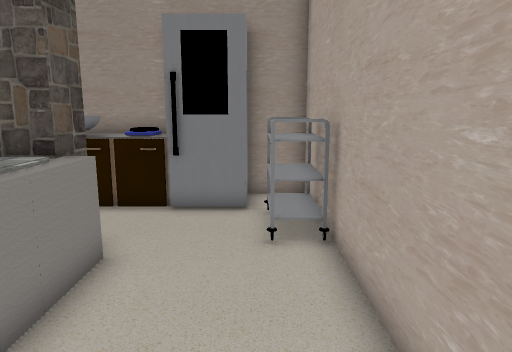
View 1 (above)

12 first-person views from a walk through a Unity game level. The camera is 1.4 m above the floor, tilts 10° down and sees 70° across. The floor is counted in squares, 0.5 m on a side. Each view is taken from the middle of a square. On the plan, view 1 faces up. The plan holds only what a view shows up to about 20 squares ahead; the rest is blank. The place goes on beyond the plan. The player character is not drawn. Some surface patterns are stand-ins.

View 2
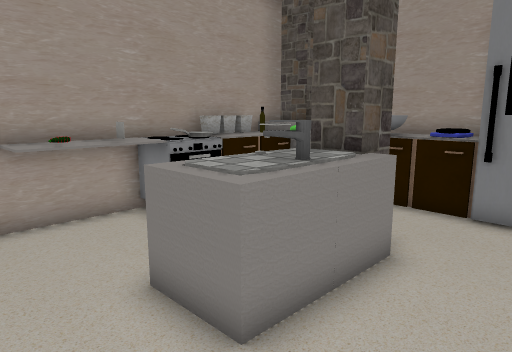

View 3
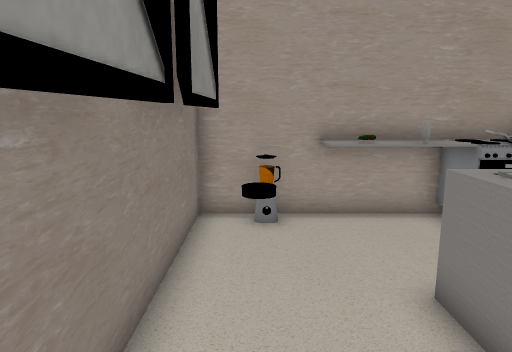

View 4
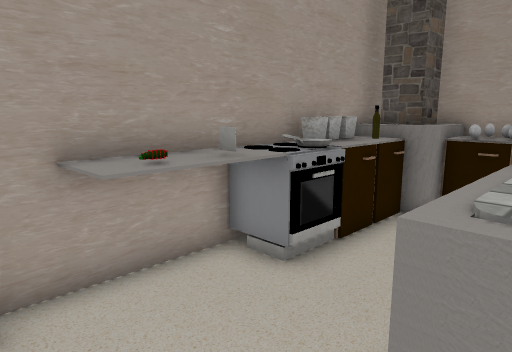

View 5
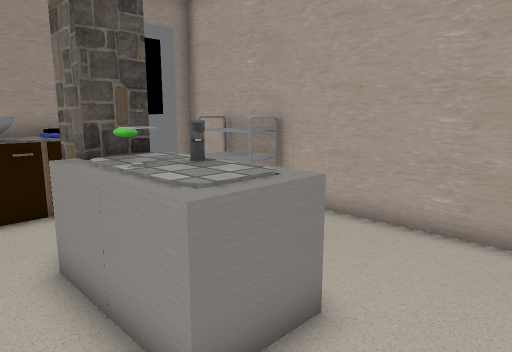

View 6
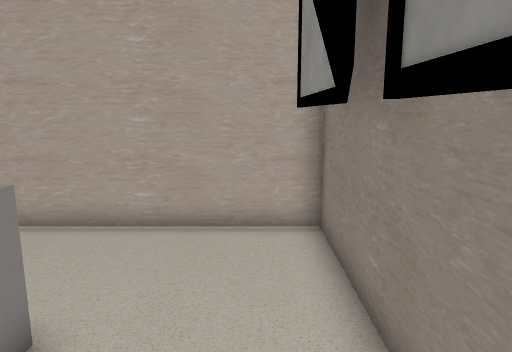

View 7
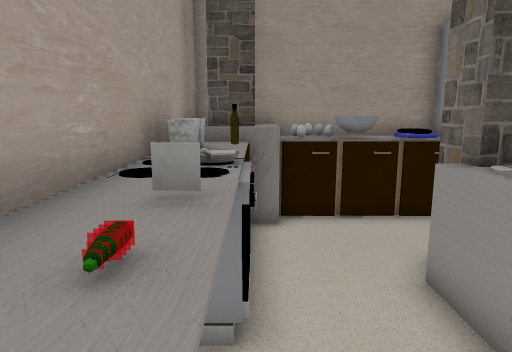

View 8
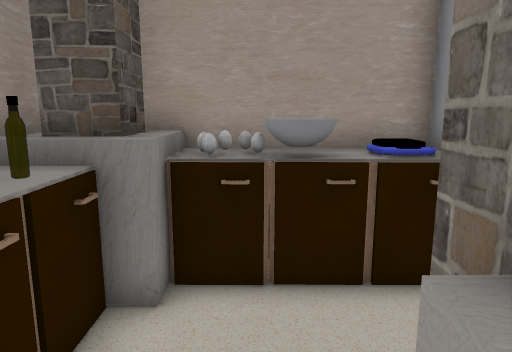

View 9
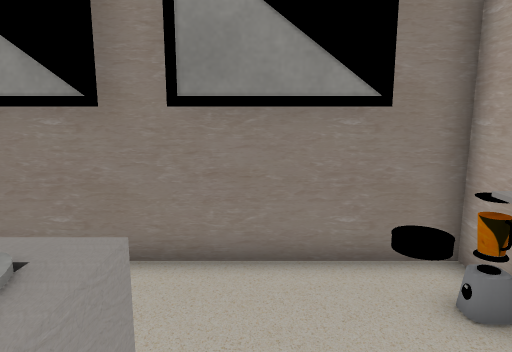

View 10
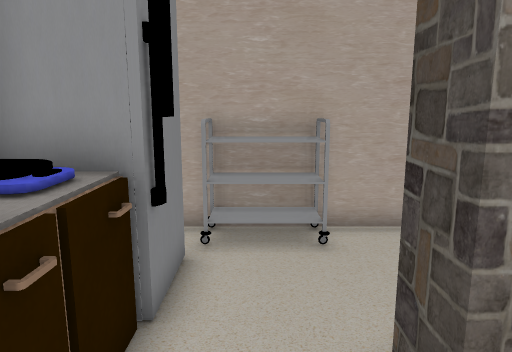

View 11
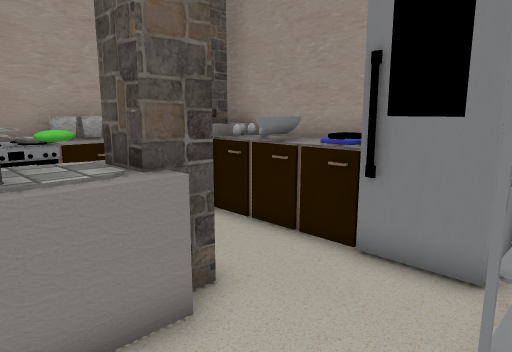

View 12
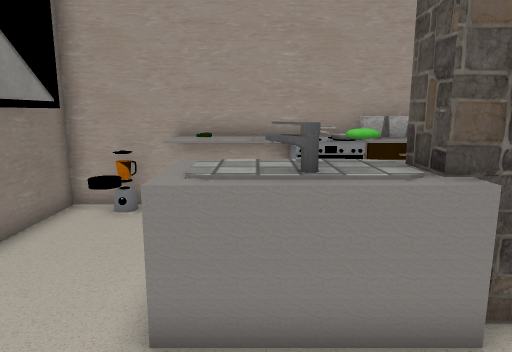

### Floor plan
Key: @ floor where view 1 was taken; # wall or solid block; . floor; ^ raised ledge; O other object.
Columns run from 10 left of view 1 to 2 right of it. Each row starts with its distance up from view 1.
 12 ###^O^^^#####
 11 #^^OOOOO###.#
 10 #^##O#.###OO#
  9 #O .......OO#
  8 #OO.......OO#
  7 #OO..O#O... #
  6 #OO..OOO....#
  5 #OO..OOO....#
  4 #^^..OOO....#
  3 #^^..OOO....#
  2 #^^.........#
  1 #O..........#
  0 #OO.......@.#
 -1 #.###########
 -2 ####

Where each view was taken, in squares from view 1:
view 1: 0 up, 0 right, facing up
view 2: 0 up, 0 right, facing up-left
view 3: 0 up, 0 right, facing left
view 4: 0 up, 4 left, facing up-left
view 5: 0 up, 7 left, facing up-right
view 6: 0 up, 7 left, facing right
view 7: 1 up, 8 left, facing up
view 8: 5 up, 6 left, facing up
view 9: 5 up, 6 left, facing down
view 10: 9 up, 7 left, facing right
view 11: 4 up, 1 right, facing up-left
view 12: 4 up, 1 right, facing left
